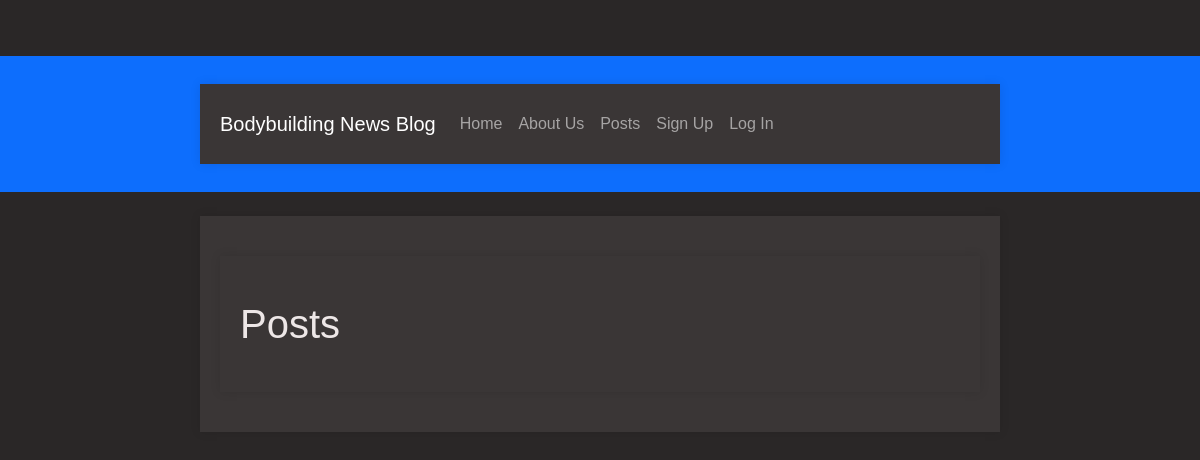
The app's page /posts/, older data.
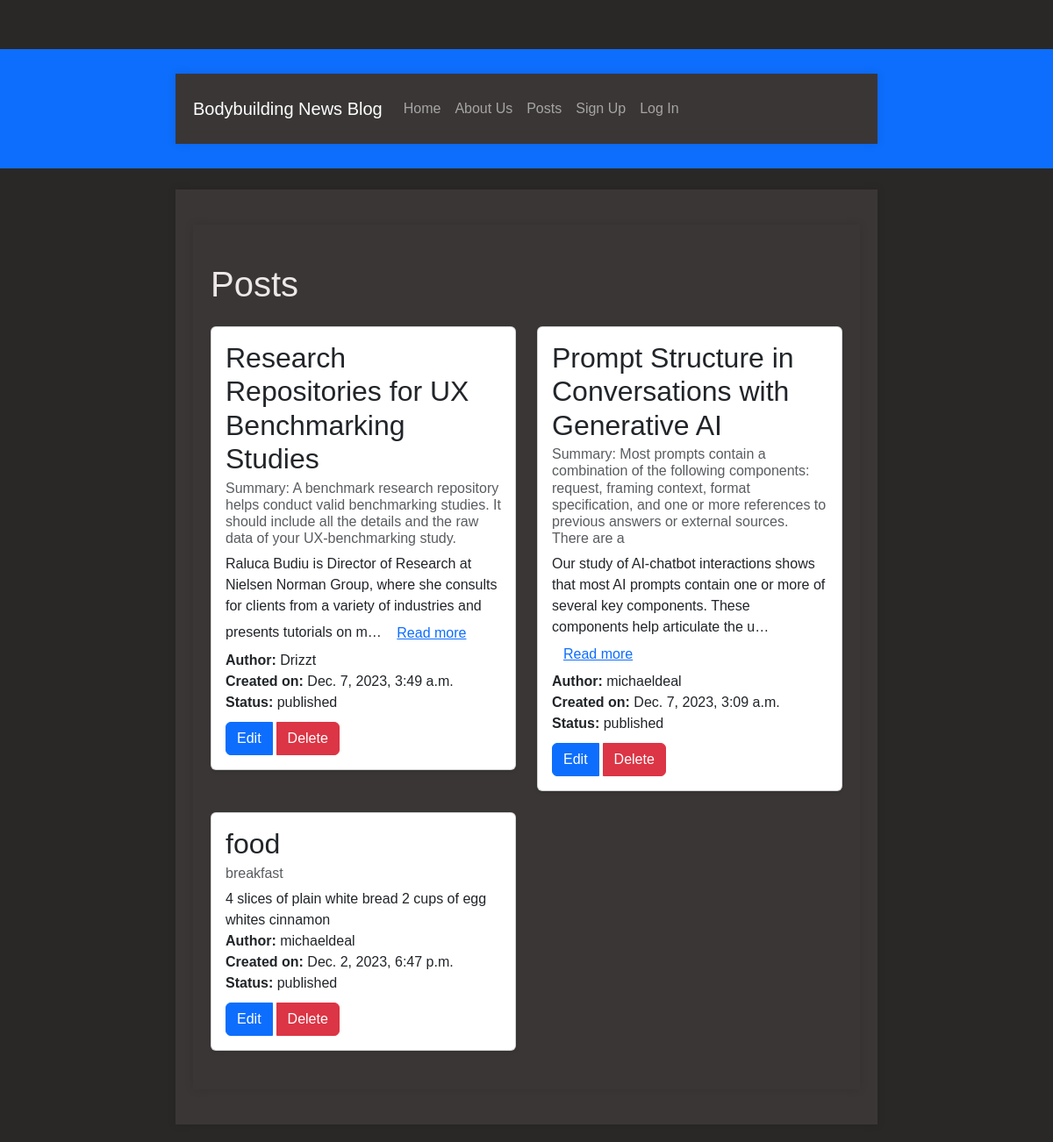
The same page, newer data.
### posts/models.py (models this page shows, shortened)
class Post(models.Model):
    title = models.CharField(max_length=200)
    subtitle = models.CharField(max_length=200)
    author = models.ForeignKey(
        get_user_model(),
        on_delete=models.CASCADE,
    )
    body = models.TextField()
    created_on = models.DateTimeField(auto_now_add=True)
    status = models.ForeignKey(
        Status,
        on_delete=models.CASCADE,
        null=True, default=None
    )

class Status(models.Model):
    name = models.CharField(max_length=200)
    description = models.TextField()
    def __str__(self):
        return self.name

### posts/views.py (the view)
# urls.py: path('', views.PostListView.as_view(), name='list'),
class PostListView(ListView):
    model = Post
    template_name = 'posts/list.html'
    def get_context_data(self, **kwargs):
        context = super().get_context_data(**kwargs)
        publish_status = Status.objects.get(name='published')
        context['post_list'] = Post.objects.filter(
            status=publish_status
        ).order_by('created_on').reverse()
        return context

### templates/posts/list.html (shortened to what this page needs)
{% extends 'base.html' %}
{% block content %}
    <div class="container">
        <h1 class="mt-4">Posts</h1>
        <div class="row mt-4">
            {% for post in post_list %}
                <div class="col-md-6">
                    <div class="card mb-4 shadow-sm">
                        <div class="card-body">
                            <h2 class="card-title">{{ post.title }}</h2>
                            <h6 class="card-subtitle mb-2 text-muted">{{ post.subtitle }}</h6>
                            <p class="card-text">
                                {% if post.body|length > 150 %}
                                    {{ post.body|truncatechars_html:150 }}
                                    <a class="btn btn-link" data-toggle="collapse" href="#collapse{{ post.pk }}" role="button" aria-expanded="false" aria-controls="collapse{{ post.pk }}">
                                        Read more
                                    </a>
                                {% else %}
                                    {{ post.body }}
                                {% endif %}
                            </p>
                            <p class="card-text"><strong>Author:</strong> {{ post.author }}</p>
                            <p class="card-text"><strong>Created on:</strong> {{ post.created_on }}</p>
                            <p class="card-text"><strong>Status:</strong> {{ post.status }}</p>
                            <div class="btn-group">
                                <a href="{% url 'edit' post.pk %}" class="btn btn-primary">Edit</a>
                                <a href="{% url 'delete' post.pk %}" class="btn btn-danger">Delete</a>
                            </div>
                        </div>
                    </div>
                </div>
            {% endfor %}
        </div>
    </div>
{% endblock content %}

Row changes from the older to the newer data that the page shows:
added Post: title "Research Repositories for UX Benchmarking Studies", subtitle "Summary: A benchmark research repository helps conduct valid benchmarking studies. It should include all the details and the raw data of your UX-benchmarking study.", body "Raluca Budiu is Director of Research at Nielsen Norman Group, where she consults for clients from a variety of industries and presents tutorials on m…", author "Drizzt", created_on "Dec. 7, 2023, 3:49 a.m.", status "published"
added Post: title "Prompt Structure in Conversations with Generative AI", subtitle "Summary: Most prompts contain a combination of the following components: request, framing context, format specification, and one or more references to previous answers or external sources. There are a", body "Our study of AI-chatbot interactions shows that most AI prompts contain one or more of several key components. These components help articulate the u…", author "michaeldeal", created_on "Dec. 7, 2023, 3:09 a.m.", status "published"
now on this page (row edited): Post: title "food", subtitle "breakfast", body "4 slices of plain white bread 2 cups of egg whites cinnamon", author "michaeldeal", created_on "Dec. 2, 2023, 6:47 p.m.", status "published"
